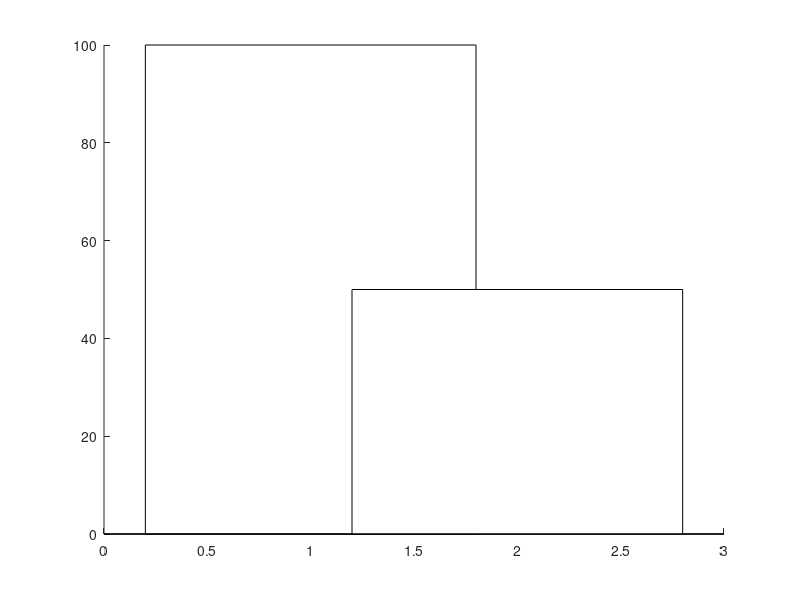

Recreate this plot in MATLAB. (Note: this script raises an error after producing the figure.)
% Requirements to get this working:
%     hatchfill2.m: https://github.com/simewu/matlab-scripts/blob/main/Hatched%20Bar%20Plot/hatchfill2.m
%     legendflex.m: https://github.com/kakearney/legendflex-pkg/blob/master/legendflex/legendflex.m
%     getpos.m: https://github.com/kakearney/legendflex-pkg/blob/master/setgetpos_V1.2/getpos.m

hold on;
bar1 = bar(1, 100, 'FaceColor', 'white');
bar2 = bar(2, 50, 'FaceColor', 'white');

% Keep an array of the plots so that none of the hatchfill2 lines appear in the legend
bars = [bar1, bar2];

% Hatch the two bars with a texture
hatchfill2(bar1(1), 'cross', 'HatchAngle', 45, 'HatchDensity', 60, 'HatchColor', 'black');
hatchfill2(bar2(1), 'single', 'HatchAngle', 45, 'HatchDensity', 40, 'HatchColor', 'black');

% Draw the legend
legendData = {'Bar #1', 'Bar #2'};
[legend_h, object_h, plot_h, text_str] = legendflex(bars, legendData, 'Padding', [2, 2, 10], 'FontSize', 18, 'Location', 'NorthEast');
% object_h(1) is the first bar's text
% object_h(2) is the second bar's text
% object_h(3) is the first bar's patch
% object_h(4) is the second bar's patch
%
% Set the two patches within the legend
hatchfill2(object_h(3), 'cross', 'HatchAngle', 45, 'HatchDensity', 60/4, 'HatchColor', 'black');
hatchfill2(object_h(4), 'single', 'HatchAngle', 45, 'HatchDensity', 40/4, 'HatchColor', 'black');

% Some extra formatting to make it pretty :)
set(gca, 'FontSize', 18);
set(gca, 'XMinorTick','on', 'XMinorGrid','on', 'YMinorTick','on', 'YMinorGrid','on');
xlim([0, 3]);
ylim([0, 110]);
